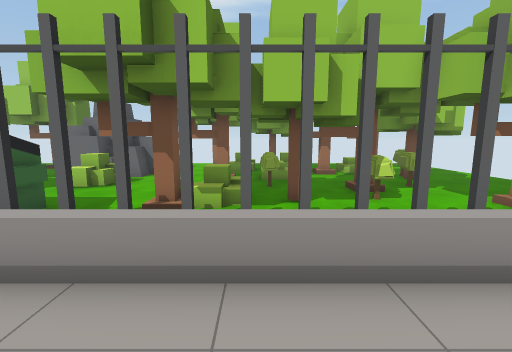
View 1 (above)

16 first-person views from a walk through a Unity game level. The camera is 1.5 m above the floor, tilts 8° down and sees 90° across. The floor is counted in squares, 1 m on a side. Each view is taken from the middle of a square. On the plan, view 1 faces up. The plan holds only what a view shows up to about 13 squares ahead; the rest is blank. The place goes on beyond the plan. The player is left out. Some surface patterns are stand-ins.

View 2
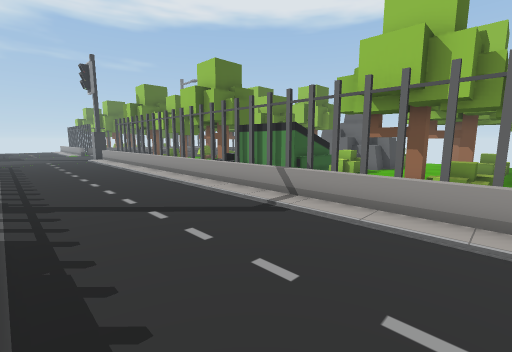

View 3
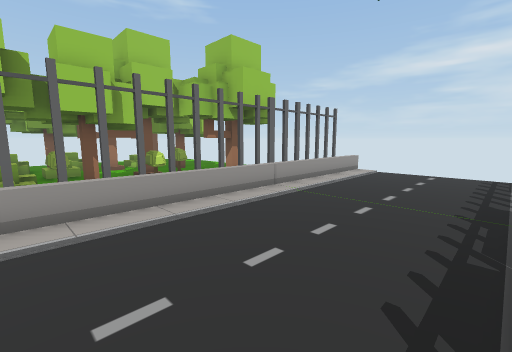

View 4
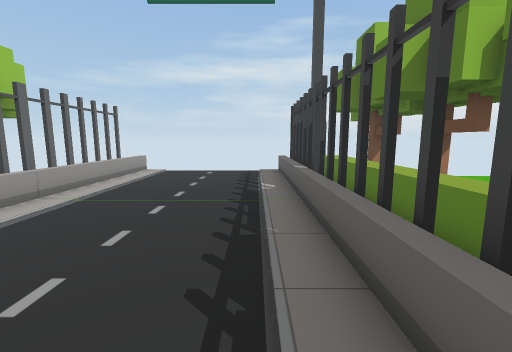

View 5
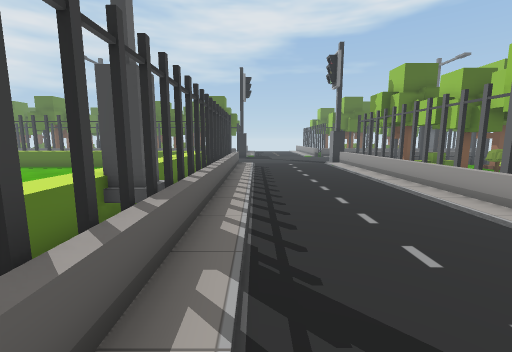

View 6
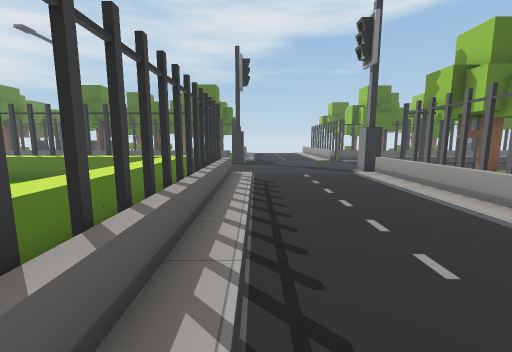

View 7
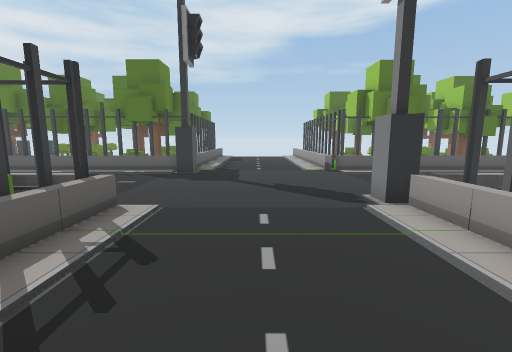

View 8
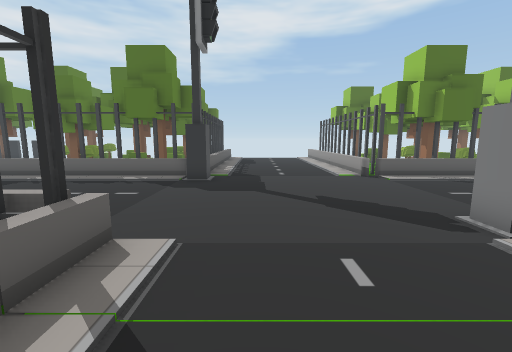

View 9
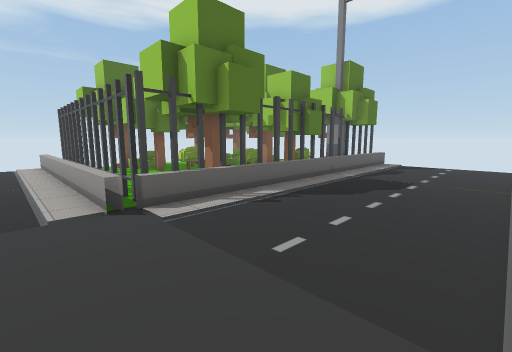

View 10
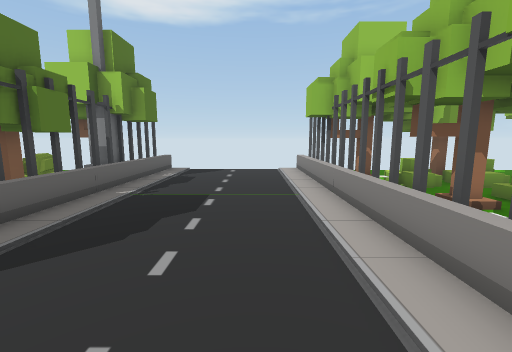

View 11
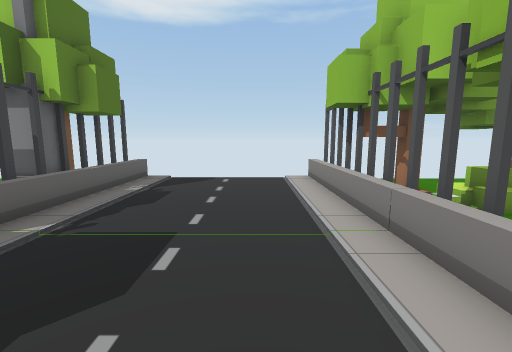

View 12
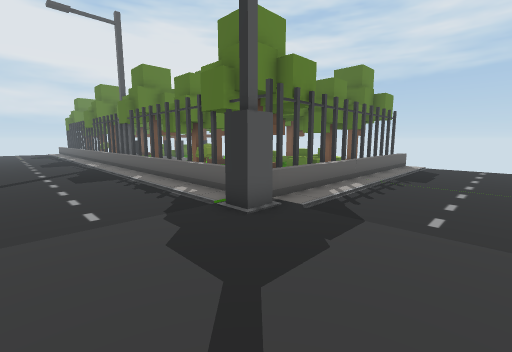

View 13
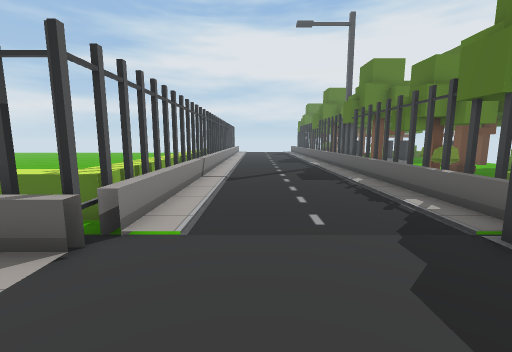

View 14
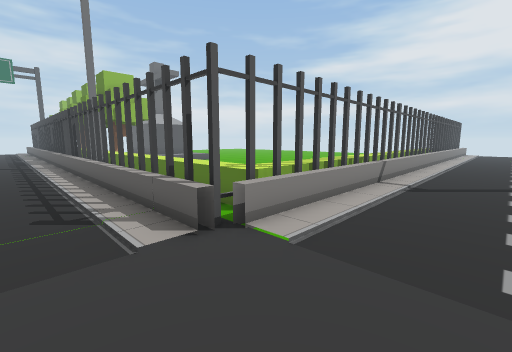

View 15
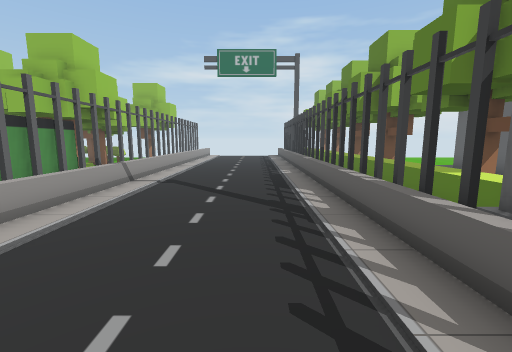

View 16
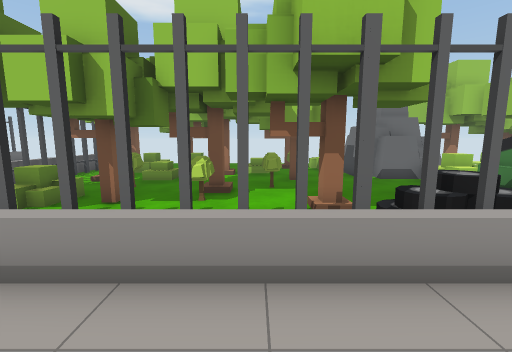

### Floor plan
Points are (right, up) in squares from view 1. A wall is a line through its corners. A room is listed if a view was taken in it or the views show most of it. See-through windows are left out.
Room 1 (views 1, 2, 3, 4, 5, 6, 7, 8, 9, 10, 11, 12, 13, 14, 15, 16)
walls: (-21.9, 2.9) (-21.9, 2.1) (-22.8, 2.1); (-21.3, -5.1) (-21.3, -4.5); (-28.5, -3.9) (-27.6, -3.9) (-27.6, -4.6); (-29.6, 3.4) (-30.6, 3.4); (-29.2, 10.9) (-29.2, 9.8); (-29.2, 14.1) (-29.2, 13)
low walls: (-21.6, -4.1) (11.2, -4.1); (-21.6, -4.4) (-21, -4.4); (-21.6, -5.5) (-21.6, -4.8); (-21.9, 5.9) (-21.9, 17.3); (-28.6, 2.4) (-31.5, 2.4); (-28.6, 2.7) (-30, 2.7); (-28.4, -4.7) (-28.4, -13.9); (-21.9, -14.5) (-21.9, -4.7); (-31.5, -4.1) (-28.6, -4.1); (-28.4, 17.3) (-28.4, 3); (11.6, 2.4) (-21.6, 2.4)
ways out: gap at (-29, 17)

Where each view was taken, in squares from view 1:
view 1: 0 up, 0 right, facing up
view 2: 3 down, 0 right, facing up-left
view 3: 3 down, 1 left, facing up-right
view 4: 3 down, 1 left, facing right
view 5: 3 down, 5 left, facing left
view 6: 3 down, 10 left, facing left
view 7: 1 down, 16 left, facing left
view 8: 2 down, 18 left, facing left
view 9: 1 up, 23 left, facing up-left
view 10: 4 up, 24 left, facing up
view 11: 7 up, 24 left, facing up
view 12: 0 up, 24 left, facing down-left
view 13: 1 down, 24 left, facing down
view 14: 2 down, 25 left, facing down-right
view 15: 2 down, 13 left, facing right
view 16: 0 up, 13 left, facing up
